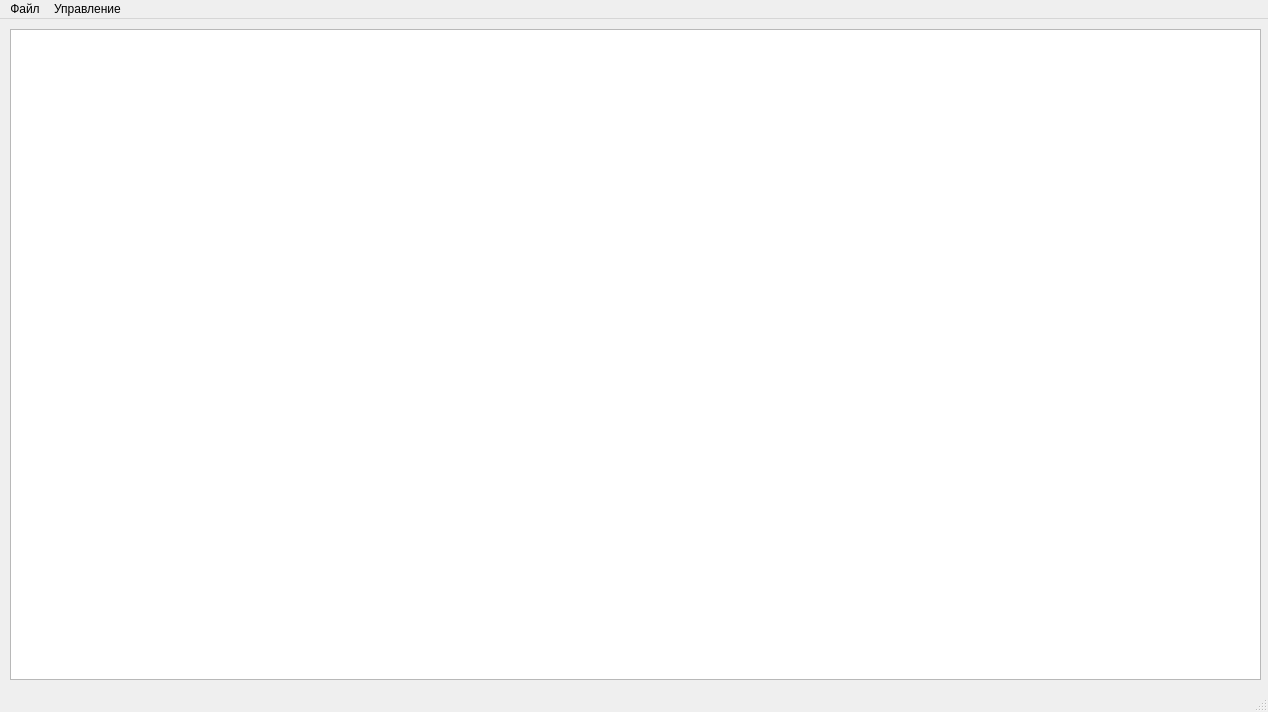
<?xml version="1.0" encoding="UTF-8"?>
<ui version="4.0">
 <class>MainWindow</class>
 <widget class="QMainWindow" name="MainWindow">
  <property name="geometry">
   <rect>
    <x>0</x>
    <y>0</y>
    <width>1268</width>
    <height>712</height>
   </rect>
  </property>
  <property name="windowTitle">
   <string>Mini Excel</string>
  </property>
  <widget class="QWidget" name="centralwidget">
   <widget class="QTableView" name="tableView">
    <property name="geometry">
     <rect>
      <x>10</x>
      <y>10</y>
      <width>1251</width>
      <height>651</height>
     </rect>
    </property>
   </widget>
  </widget>
  <widget class="QMenuBar" name="menubar">
   <property name="geometry">
    <rect>
     <x>0</x>
     <y>0</y>
     <width>1268</width>
     <height>22</height>
    </rect>
   </property>
   <widget class="QMenu" name="menu">
    <property name="title">
     <string>Файл</string>
    </property>
    <addaction name="separator"/>
    <addaction name="action_2"/>
    <addaction name="action_3"/>
   </widget>
   <widget class="QMenu" name="menu_2">
    <property name="title">
     <string>Управление</string>
    </property>
    <widget class="QMenu" name="menu_3">
     <property name="title">
      <string>Вставка</string>
     </property>
     <addaction name="action_6"/>
     <addaction name="action_7"/>
    </widget>
    <widget class="QMenu" name="menu_4">
     <property name="title">
      <string>Удаление</string>
     </property>
     <addaction name="action_9"/>
     <addaction name="action_10"/>
    </widget>
    <addaction name="menu_3"/>
    <addaction name="menu_4"/>
   </widget>
   <addaction name="menu"/>
   <addaction name="menu_2"/>
  </widget>
  <widget class="QStatusBar" name="statusbar"/>
  <action name="action_2">
   <property name="text">
    <string>Сохранить</string>
   </property>
  </action>
  <action name="action_4">
   <property name="text">
    <string>Выход</string>
   </property>
  </action>
  <action name="action_3">
   <property name="text">
    <string>Открыть</string>
   </property>
  </action>
  <action name="action_6">
   <property name="text">
    <string>Столбца</string>
   </property>
  </action>
  <action name="action_7">
   <property name="text">
    <string>Строки</string>
   </property>
  </action>
  <action name="action_9">
   <property name="text">
    <string>Столбца</string>
   </property>
  </action>
  <action name="action_10">
   <property name="text">
    <string>Строки</string>
   </property>
  </action>
 </widget>
 <resources/>
 <connections/>
</ui>
